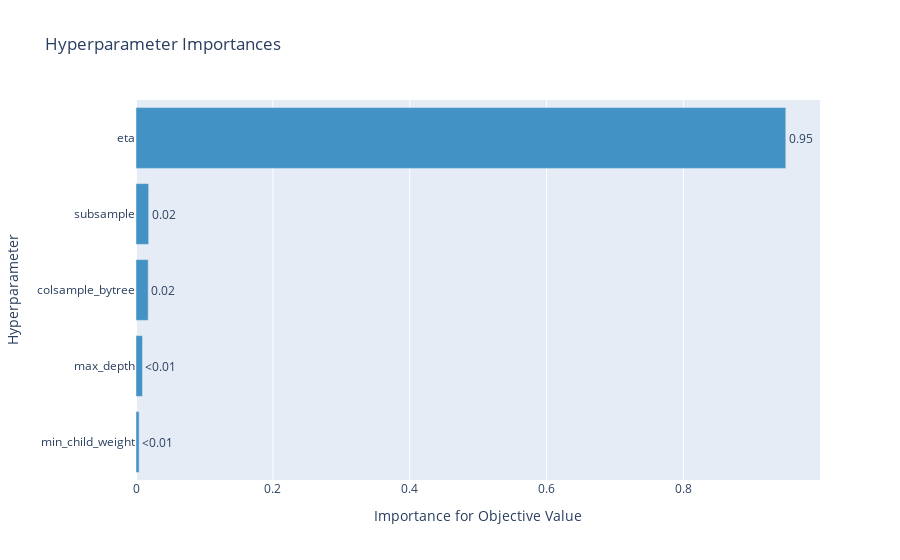

Notebook cell for this chart:
### Code cell
# xgboost - cmaes
fig2_2 = optuna.visualization.plot_param_importances(study_cmaes)
fig2_2.show()

### Figure 1 — Plotly figure (JSON) as saved in the notebook; plotly's stock layout.template omitted (floating-point values rounded to 4 significant figures)
{"data": [{"cliponaxis": false, "hovertemplate": ["min_child_weight (IntDistribution): 0.0045576596363024495<extra></extra>", "max_depth (IntDistribution): 0.009452894647457737<extra></extra>", "colsample_bytree (FloatDistribution): 0.0178714587056054<extra></extra>", "subsample (FloatDistribution): 0.018517466634030297<extra></extra>", "eta (FloatDistribution): 0.9496005203766041<extra></extra>"], "marker": {"color": "rgb(66,146,198)"}, "orientation": "h", "text": ["<0.01", "<0.01", "0.02", "0.02", "0.95"], "textposition": "outside", "type": "bar", "x": [0.004558, 0.009453, 0.01787, 0.01852, 0.9496], "y": ["min_child_weight", "max_depth", "colsample_bytree", "subsample", "eta"]}], "layout": {"showlegend": false, "title": {"text": "Hyperparameter Importances"}, "xaxis": {"title": {"text": "Importance for Objective Value"}}, "yaxis": {"title": {"text": "Hyperparameter"}}}}
